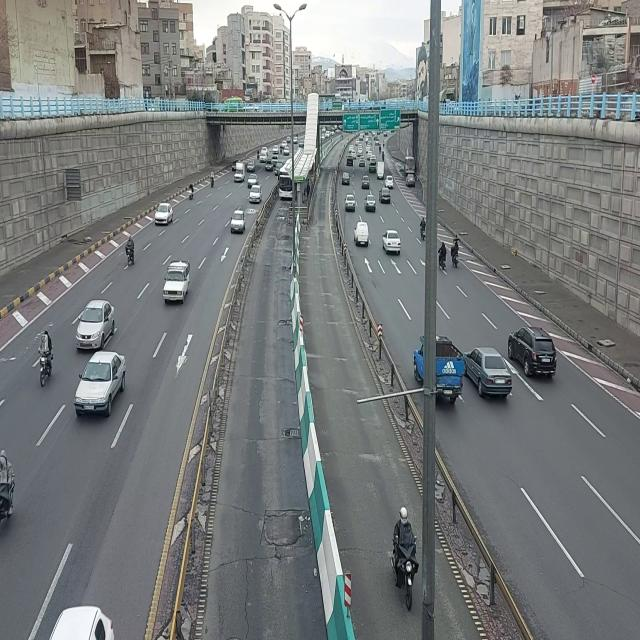
#> input picture data/Apply_Grayscale/Vehicles_Detection.v9i.yolov8/test/images/frame_1004_jpg.rf.a6f441255e54620ea11fb3cf34fc0a97.jpg, 640 x 640 px, found by its file name; its folder holds only this picture in this run
$ jupyter execute --allow-errors EDA_main.ipynb   (older library calls are emulated)
#> lines starting #> are read from the running program, lines starting #| are printed output that depends on the picture
# Vehicle Detection Dataset EDA and System Design

This notebook performs end-to-end exploratory data analysis on the Vehicle Detection Image Dataset (Kaggle: pkdarabi), consolidates annotations into a unified detection format, summarizes dataset characteristics, and defines a directly implementable preprocessing and vehicle detection-counting pipeline.

[cell 1]
import os
import json
import cv2
import numpy as np
import matplotlib.pyplot as plt

plt.rcParams['figure.dpi'] = 120
plt.rcParams['font.size'] = 10

## Data Loading and Parsing

The dataset is expected to be arranged in YOLO-style splits with paired `images/` and `labels/` directories under each split (`train`, `valid`, `test`). Annotation files store one object per line in normalized YOLO format: `class_id x_center y_center width height`. These normalized values are converted to absolute `xyxy` pixel coordinates for unified downstream processing.

[cell 2]
from google.colab import drive
drive.mount('/content/drive')

[cell 3]
dataset_root = '/content/drive/MyDrive/CS231/CS231_VehicleDetection/data/main'
# Class map (consistent with dataset export)
CLASS_NAMES = ['Bus', 'Car', 'Motorcycle', 'Truck']
CLASS_MAP = {i: n for i, n in enumerate(CLASS_NAMES)}

# [6 lines left out: function yolo_to_xyxy, not called in this run]

def parse_single_sample(image_path):
    label_path = image_path.replace(os.sep + 'images' + os.sep, os.sep + 'labels' + os.sep)
    label_path = os.path.splitext(label_path)[0] + '.txt'

    bgr = cv2.imread(image_path)
#> bgr is the input picture: shape (640, 640, 3); mean B, G, R 124.1, 123.8, 119.9
    if bgr is None:
        raise ValueError(f'Failed to read image: {image_path}')
    image = cv2.cvtColor(bgr, cv2.COLOR_BGR2RGB)
    img_h, img_w = image.shape[:2]
#> img_h = 640; img_w = 640

    boxes, labels = [], []
    if os.path.exists(label_path):
        with open(label_path, 'r', encoding='utf-8') as f:
            lines = [ln.strip() for ln in f.readlines() if ln.strip()]
        for ln in lines:
            c, xc, yc, w, h = ln.split()
            c = int(float(c))
            xc, yc, w, h = map(float, (xc, yc, w, h))
            x1, y1, x2, y2 = yolo_to_xyxy(xc, yc, w, h, img_w, img_h)
            x1 = np.clip(x1, 0, img_w - 1)
            y1 = np.clip(y1, 0, img_h - 1)
            x2 = np.clip(x2, 0, img_w - 1)
            y2 = np.clip(y2, 0, img_h - 1)
            boxes.append([x1, y1, x2, y2])
            labels.append(c)

    sample = {
        'image': image,
        'boxes': np.array(boxes, dtype=np.float32).reshape(-1, 4) if len(boxes) else np.zeros((0, 4), dtype=np.float32),
        'labels': np.array(labels, dtype=np.int64),
    }
    return sample

splits = ['train', 'valid', 'test']
image_paths = []
structure_summary = {}

for sp in splits:
    img_dir = os.path.join(dataset_root, sp, 'images')
    lbl_dir = os.path.join(dataset_root, sp, 'labels')
    imgs = []
    if os.path.isdir(img_dir):
        imgs = [os.path.join(img_dir, fn) for fn in os.listdir(img_dir) if fn.lower().endswith(('.jpg', '.jpeg', '.png'))]
    imgs = sorted(imgs)
    labels = sorted([fn for fn in os.listdir(lbl_dir)]) if os.path.isdir(lbl_dir) else []
    structure_summary[sp] = {
        'image_dir': img_dir,
        'label_dir': lbl_dir,
        'num_images': len(imgs),
        'num_label_files': len(labels),
    }
    image_paths.extend(imgs)

print(json.dumps(structure_summary, indent=2))
print('Class mapping:', CLASS_MAP)
print('Total discovered images:', len(image_paths))

# Parsed example in unified format
example = parse_single_sample(image_paths[0])
#> example = 3 items
print('\nUnified sample keys:', example.keys())
#| Unified sample keys: dict_keys(['image', 'boxes', 'labels'])
print('image shape:', example['image'].shape)
#| image shape: (640, 640, 3)
print('boxes shape:', example['boxes'].shape)
#| boxes shape: (0, 4)
print('labels shape:', example['labels'].shape)
#| labels shape: (0,)

## Data Visualization

[cell 4]
import random

def draw_boxes_rgb(image_rgb, boxes, labels, class_map):
    canvas = image_rgb.copy()
    for box, lb in zip(boxes, labels):
        x1, y1, x2, y2 = box.astype(int)
        cv2.rectangle(canvas, (x1, y1), (x2, y2), (255, 0, 0), 2)
        cls_name = class_map.get(int(lb), str(lb))
        cv2.putText(canvas, cls_name, (x1, max(12, y1 - 4)), cv2.FONT_HERSHEY_SIMPLEX, 0.45, (255, 255, 0), 1, cv2.LINE_AA)
    return canvas

sample_bank = []
for p in image_paths:
    s = parse_single_sample(p)
#> s = 3 items
    if s['boxes'].shape[0] > 0:
        sample_bank.append((p, s, s['boxes'].shape[0]))

#> (the rest of this cell did not finish here and is left out)

## EDA

[cell 5]
objects_per_image = []
class_counts = {i: 0 for i in CLASS_MAP.keys()}
bbox_w, bbox_h, bbox_area = [], [], []
bbox_rel_area = []

noise_flags = {
    'missing_label_file': 0,
    'empty_label_file': 0,
    'invalid_class_id': 0,
    'nonpositive_box': 0,
    'out_of_bounds_box': 0,
}

for p in image_paths:
    label_path = p.replace(os.sep + 'images' + os.sep, os.sep + 'labels' + os.sep)
    label_path = os.path.splitext(label_path)[0] + '.txt'

    bgr = cv2.imread(p)
    if bgr is None:
        objects_per_image.append(0)
        continue

    img_h, img_w = bgr.shape[:2]
#> img_h = 640; img_w = 640

    if not os.path.exists(label_path):
        noise_flags['missing_label_file'] += 1
        objects_per_image.append(0)
        continue

    with open(label_path, 'r', encoding='utf-8') as f:
        lines = [ln.strip() for ln in f.readlines() if ln.strip()]

    if len(lines) == 0:
        noise_flags['empty_label_file'] += 1
        objects_per_image.append(0)
        continue

    n_obj = 0
    for ln in lines:
        parts = ln.split()
        if len(parts) != 5:
            continue

        cls_id, xc, yc, w, h = parts
        cls_id = int(float(cls_id))
        xc, yc, w, h = map(float, (xc, yc, w, h))

        if cls_id not in class_counts:
            noise_flags['invalid_class_id'] += 1
            continue

        x1, y1, x2, y2 = yolo_to_xyxy(xc, yc, w, h, img_w, img_h)
        bw = x2 - x1
        bh = y2 - y1

        if bw <= 0 or bh <= 0:
            noise_flags['nonpositive_box'] += 1
            continue

        if x1 < 0 or y1 < 0 or x2 > img_w or y2 > img_h:
            noise_flags['out_of_bounds_box'] += 1

        area = bw * bh
        bbox_w.append(bw)
        bbox_h.append(bh)
        bbox_area.append(area)
        bbox_rel_area.append(area / float(img_w * img_h))

        class_counts[cls_id] += 1
        n_obj += 1

    objects_per_image.append(n_obj)

objects_per_image = np.array(objects_per_image, dtype=np.int32)
bbox_w = np.array(bbox_w, dtype=np.float32)
bbox_h = np.array(bbox_h, dtype=np.float32)
bbox_area = np.array(bbox_area, dtype=np.float32)
bbox_rel_area = np.array(bbox_rel_area, dtype=np.float32)

total_images = len(image_paths)
total_objects = int(objects_per_image.sum())
avg_objects_per_image = float(objects_per_image.mean())
median_objects_per_image = float(np.median(objects_per_image))
max_objects_per_image = int(objects_per_image.max())
zero_object_images = int((objects_per_image == 0).sum())

#> (the rest of this cell did not finish here and is left out)

[cell 6]
# Plots required by EDA
plt.figure(figsize=(7, 4))
bins = min(30, max(6, int(objects_per_image.max()) + 1))
plt.hist(objects_per_image, bins=bins, edgecolor='black')
plt.title('Histogram of Objects per Image')
plt.xlabel('Number of objects')
plt.ylabel('Frequency')
plt.tight_layout()
plt.savefig('/content/drive/MyDrive/CS231/CS231_VehicleDetection/outputs/eda/object_per_image.png')
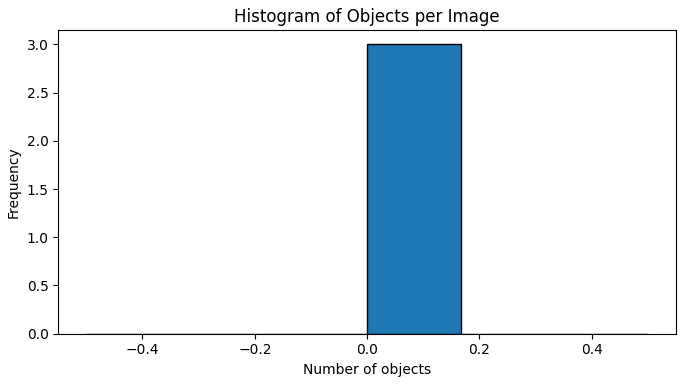
#> figure drawn by matplotlib, 1 panel; tallest bar 3 high, from x = 0 to 0.167
plt.show()

[cell 7]
plt.figure(figsize=(7, 4))
#> (the rest of this cell did not finish here and is left out)

[cell 8]
fig, axes = plt.subplots(1, 3, figsize=(16, 4))
axes[0].hist(bbox_w, bins=40, edgecolor='black')
axes[0].set_title('BBox Width Distribution')
axes[0].set_xlabel('Width (px)')
axes[0].set_ylabel('Frequency')

axes[1].hist(bbox_h, bins=40, edgecolor='black')
axes[1].set_title('BBox Height Distribution')
axes[1].set_xlabel('Height (px)')

axes[2].hist(np.log10(np.maximum(bbox_area, 1e-6)), bins=40, edgecolor='black')
axes[2].set_title('BBox Area Distribution (log10)')
axes[2].set_xlabel('log10(area px^2)')

plt.savefig('/content/drive/MyDrive/CS231/CS231_VehicleDetection/outputs/eda/bbox_size_distribution.png')
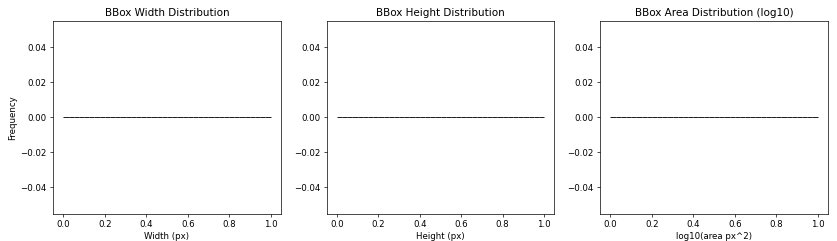
#> figure drawn by matplotlib, 3 panels
plt.tight_layout()
plt.show()
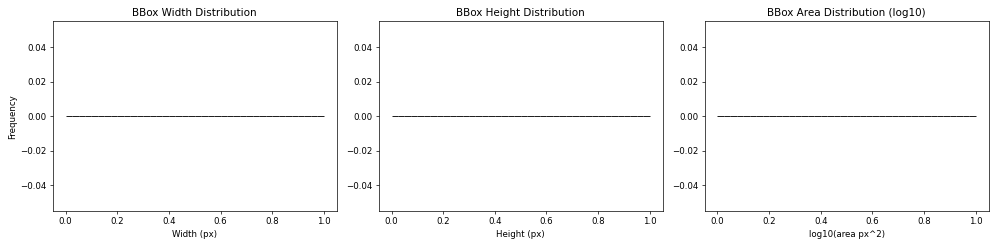
#> figure drawn by matplotlib, 3 panels

### Visualizing Characteristic Images

[cell 9]
# Initialize variables for finding specific images
max_objects_count = -1
max_objects_sample_data = None
max_objects_path = None

min_objects_count_nonzero = float('inf')
min_objects_sample_data_nonzero = None
min_objects_path_nonzero = None

largest_bbox_area = -1.0
largest_bbox_sample_data = None
largest_bbox_path = None
largest_bbox_label = None

smallest_bbox_area = float('inf')
smallest_bbox_sample_data = None
smallest_bbox_path = None
smallest_bbox_label = None


# Loop through all image paths to find the characteristic images
for p in image_paths:
    sample = parse_single_sample(p)
#> sample = 3 items
    num_objects = sample['boxes'].shape[0]
#> num_objects = 0

    # Find image with most objects
    if num_objects > max_objects_count:
        max_objects_count = num_objects
#> max_objects_count = 0
        max_objects_sample_data = sample
#> max_objects_sample_data = 3 items
        max_objects_path = p

    # Find image with least objects (all images have objects based on EDA summary,
    # so we look for the minimum non-zero count)
    if num_objects > 0 and num_objects < min_objects_count_nonzero:
        min_objects_count_nonzero = num_objects
        min_objects_sample_data_nonzero = sample
        min_objects_path_nonzero = p

    # Find images with largest/smallest individual bounding box
    for idx, box in enumerate(sample['boxes']):
        x1, y1, x2, y2 = box
        width = x2 - x1
        height = y2 - y1
        area = width * height

        if area > largest_bbox_area:
            largest_bbox_area = area
            largest_bbox_sample_data = sample
            largest_bbox_path = p
            largest_bbox_label = sample['labels'][idx]

        if area < smallest_bbox_area:
            smallest_bbox_area = area
            smallest_bbox_sample_data = sample
            smallest_bbox_path = p
            smallest_bbox_label = sample['labels'][idx]
#> this loop made 0 passes
#> after the loop, largest_bbox_area = -1; smallest_bbox_area = inf

# Prepare samples for visualization, ensuring they are not None
samples_to_display = []
titles_to_display = []

if max_objects_sample_data is not None:
    samples_to_display.append(max_objects_sample_data)
    titles_to_display.append(f"Image with Most Objects ({max_objects_count})")

if min_objects_sample_data_nonzero is not None:
    samples_to_display.append(min_objects_sample_data_nonzero)
    titles_to_display.append(f"Image with Least Objects ({min_objects_count_nonzero})")

if largest_bbox_sample_data is not None:
    samples_to_display.append(largest_bbox_sample_data)
    titles_to_display.append(f"Image with Largest BBox (Area: {largest_bbox_area:.1f}, Class: {CLASS_MAP.get(int(largest_bbox_label), 'Unknown')})")

if smallest_bbox_sample_data is not None:
    samples_to_display.append(smallest_bbox_sample_data)
    titles_to_display.append(f"Image with Smallest BBox (Area: {smallest_bbox_area:.1f}, Class: {CLASS_MAP.get(int(smallest_bbox_label), 'Unknown')})")

# Display the identified images
num_plots = len(samples_to_display)
#> num_plots = 1
if num_plots > 0:
    fig, axes = plt.subplots((num_plots + 1) // 2, 2, figsize=(12, 5 * ((num_plots + 1) // 2)))
    axes = axes.flatten()

    for i, sample_data in enumerate(samples_to_display):
        drawn_image = draw_boxes_rgb(sample_data['image'], sample_data['boxes'], sample_data['labels'], CLASS_MAP)
        axes[i].imshow(drawn_image)
        axes[i].set_title(titles_to_display[i])
        axes[i].axis('off')
#> this loop made 1 pass

    # Hide any unused subplots
    for j in range(i + 1, len(axes)):
        fig.delaxes(axes[j])

    plt.tight_layout()
    plt.savefig('/content/drive/MyDrive/CS231/CS231_VehicleDetection/outputs/eda/identified_characteristic_images.png')
    plt.show()
else:
    print("Could not find sufficient characteristic images to display.")

### Further EDA Suggestions

Here are some additional exploratory data analysis steps that could be beneficial:

1.  **Bounding Box Aspect Ratio Distribution:** Analyze the distribution of width-to-height ratios of bounding boxes. This can provide insights into the typical shapes of vehicles and help in designing appropriate anchor boxes for object detection models.

2.  **Object Density Heatmaps:** Create heatmaps to visualize the spatial distribution of object centers across images. This can reveal if objects are more concentrated in certain regions (e.g., lower half of the image for road scenes), which might influence model architecture or attention mechanisms.

3.  **Image Resolution Distribution (if applicable):** If the dataset contains images of varying resolutions, analyze their distribution. This is crucial for determining resizing strategies during preprocessing.

4.  **Class Distribution Across Splits:** Verify the class balance within `train`, `valid`, and `test` splits. An imbalanced distribution across splits can lead to biased model training or evaluation results.

5.  **Small Object Analysis:** Given the `small_object_fraction` statistics, a more detailed analysis of very small objects could be useful, perhaps visualizing examples of these objects and considering strategies for their detection.

### Additional Characteristic Image Visualizations

[cell 10]
# [28 lines left out: functions calculate_iou, check_for_overlaps, not called in this run]

def calculate_blur_metric(image):
    # Convert to grayscale for blur detection
    gray = cv2.cvtColor(image, cv2.COLOR_RGB2GRAY)
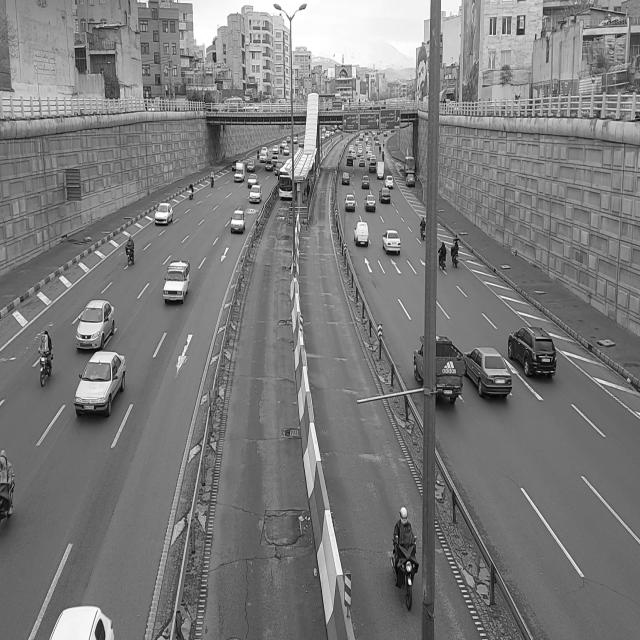
#> gray: shape (640, 640); min 0, max 255, mean 122.7
    # Compute the Laplacian variance, which is a measure of blur
    return cv2.Laplacian(gray, cv2.CV_64F).var()

def calculate_brightness_metric(image):
    # Convert to HSV and take the V (Value) channel for brightness
    hsv = cv2.cvtColor(image, cv2.COLOR_RGB2HSV)
    return np.mean(hsv[:, :, 2])

# Initialize variables for finding specific images
overlap_images = []
blur_metrics = [] # Store (blur_value, image_path, sample_data)
brightness_metrics = [] # Store (brightness_value, image_path, sample_data)

for p in image_paths:
    sample = parse_single_sample(p)

    # Check for overlapping bounding boxes
    if sample['boxes'].shape[0] > 0 and check_for_overlaps(sample['boxes'], iou_threshold=0.3):
        overlap_images.append((p, sample))

    # Calculate blur metric
    blur_val = calculate_blur_metric(sample['image'])
#> blur_val = 2225.8
    blur_metrics.append((blur_val, p, sample))

    # Calculate brightness metric
    brightness_val = calculate_brightness_metric(sample['image'])
#> in calculate_brightness_metric, `hsv = cv2.cvtColor(image, cv2.COLOR_RGB2HSV)`: hsv: shape (640, 640, 3); mean H, S, V 77, 21.5, 127.2
#> brightness_val = 127.2
    brightness_metrics.append((brightness_val, p, sample))

# Sort metrics to find extremes
blur_metrics.sort(key=lambda x: x[0]) # Smallest blur first
brightness_metrics.sort(key=lambda x: x[0]) # Darkest first

# Select characteristic images
viz_characteristics = {
    'Overlapping BBoxes': overlap_images[0] if overlap_images else None,
    'Most Blurred Image': blur_metrics[0] if blur_metrics else None,
    'Least Blurred Image': blur_metrics[-1] if blur_metrics else None, # Highest blur value (least blurry)
    'Darkest Image': brightness_metrics[0] if brightness_metrics else None,
    'Brightest Image': brightness_metrics[-1] if brightness_metrics else None,
}

# Display the identified characteristic images
num_plots = sum(1 for v in viz_characteristics.values() if v is not None)
#> num_plots = 4
if num_plots > 0:
    fig, axes = plt.subplots((num_plots + 1) // 2, 2, figsize=(12, 5 * ((num_plots + 1) // 2)))
    axes = axes.flatten()
    plot_idx = 0

    for title, data in viz_characteristics.items():
        if data:
            path, sample_data = data[0], data[1] # For overlap_images it's (path, sample), for metrics it's (metric_val, path, sample)
            if len(data) == 3: # If it's from blur_metrics or brightness_metrics
                 metric_val, path, sample_data = data
                 if 'Blurred' in title:
                     title = f"{title} (Blur: {metric_val:.2f})"
                 elif 'Image' in title:
                     title = f"{title} (Brightness: {metric_val:.2f})"

            drawn_image = draw_boxes_rgb(sample_data['image'], sample_data['boxes'], sample_data['labels'], CLASS_MAP)
            axes[plot_idx].imshow(drawn_image)
            axes[plot_idx].set_title(title)
            axes[plot_idx].axis('off')
            plot_idx += 1
#> this loop made 5 passes
#> metric_val on passes 2 to 5: 2225.8, 2225.8, 127.2, 127.2
#> data on pass 1: None
#> after the loop, plot_idx = 4

    # Hide any unused subplots
    for j in range(plot_idx, len(axes)):
        fig.delaxes(axes[j])

    plt.tight_layout()
    plt.savefig('/content/drive/MyDrive/CS231/CS231_VehicleDetection/outputs/eda/additional_characteristic_images.png')
    plt.show()
else:
    print("Could not find sufficient additional characteristic images to display.")

### Object Density Heatmap

[cell 11]
import seaborn as sns
# Collect all object center coordinates
all_cx, all_cy = [], []

for p in image_paths:
    sample = parse_single_sample(p)
    img_h, img_w = sample['image'].shape[:2]

    if sample['boxes'].shape[0] > 0:
        # Convert xyxy to cxcywh for centers
        x1, y1, x2, y2 = sample['boxes'].T
        cx = (x1 + x2) / 2.0
        cy = (y1 + y2) / 2.0

        all_cx.extend(cx / img_w) # Normalize x to [0, 1]
        all_cy.extend(cy / img_h) # Normalize y to [0, 1]

# Create a 2D histogram (heatmap data)
# Use 50 bins for a decent resolution heatmap
hist, xedges, yedges = np.histogram2d(all_cx, all_cy, bins=50, range=[[0, 1], [0, 1]])

# Plot the heatmap
plt.figure(figsize=(10, 8))
sns.heatmap(hist.T, cmap='viridis')
plt.title('Heatmap of Object Center Locations (Normalized)')
plt.xlabel('Normalized X-coordinate')
plt.ylabel('Normalized Y-coordinate')
plt.grid(False)
plt.savefig('/content/drive/MyDrive/CS231/CS231_VehicleDetection/outputs/eda/object_density_heatmap.png')
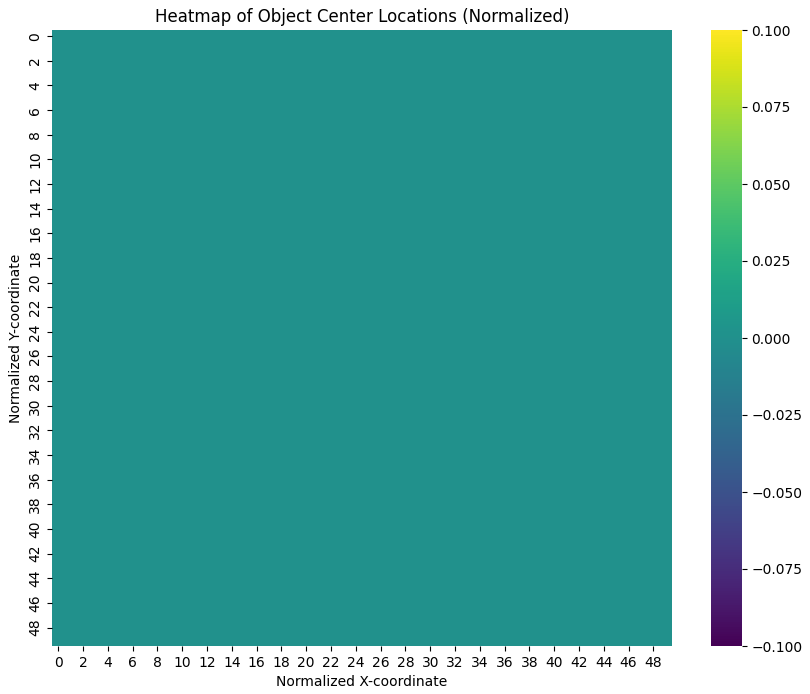
#> figure drawn by matplotlib, 2 panels
plt.show()

### Class Distribution Across Splits

[cell 12]
split_class_distributions = {}

for sp in splits:
    split_image_paths = sorted([os.path.join(dataset_root, sp, 'images', fn) for fn in os.listdir(os.path.join(dataset_root, sp, 'images')) if fn.lower().endswith(('.jpg', '.jpeg', '.png'))])
    current_split_class_counts = {k: 0 for k in CLASS_MAP.keys()}

    for p in split_image_paths:
        label_path = p.replace(os.sep + 'images' + os.sep, os.sep + 'labels' + os.sep)
        label_path = os.path.splitext(label_path)[0] + '.txt'

        if os.path.exists(label_path):
            with open(label_path, 'r', encoding='utf-8') as f:
                lines = [ln.strip() for ln in f.readlines() if ln.strip()]

            for ln in lines:
                parts = ln.split()
                if len(parts) == 5:
                    cls_id = int(float(parts[0]))
                    if cls_id in current_split_class_counts:
                        current_split_class_counts[cls_id] += 1

    split_class_distributions[sp] = {CLASS_MAP[k]: v for k, v in current_split_class_counts.items()}

# Display the distributions
for sp, dist in split_class_distributions.items():
    print(f"\nClass Distribution for {sp.upper()} Split:")
    for class_name, count in dist.items():
        print(f"  {class_name}: {count}")

# Optional: Visualize as bar charts
num_splits = len(split_class_distributions)
fig, axes = plt.subplots(1, num_splits, figsize=(5 * num_splits, 5))
axes = axes.flatten() if num_splits > 1 else [axes]

for i, (sp, dist) in enumerate(split_class_distributions.items()):
    class_names = list(dist.keys())
    class_counts = list(dist.values())
    axes[i].bar(class_names, class_counts, color=['skyblue', 'lightcoral', 'lightgreen', 'orange'])
    axes[i].set_title(f'{sp.upper()} Class Distribution')
    axes[i].set_xlabel('Class')
    axes[i].set_ylabel('Object Count')
    axes[i].tick_params(axis='x', rotation=45)

plt.tight_layout()
plt.savefig('/content/drive/MyDrive/CS231/CS231_VehicleDetection/outputs/eda/split_class_distribution.png')
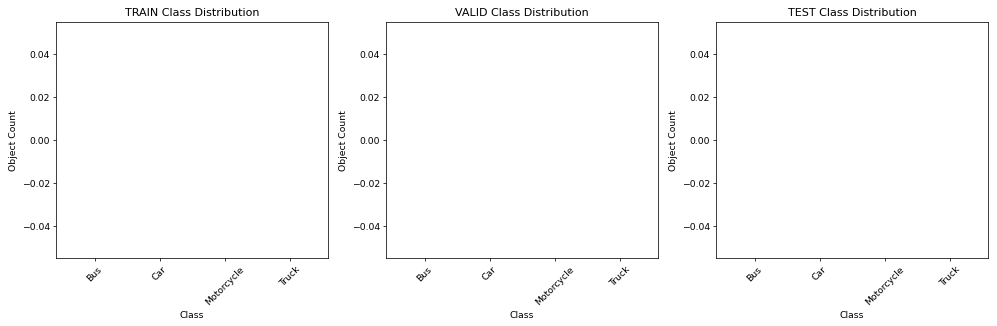
#> figure drawn by matplotlib, 3 panels
plt.show()
